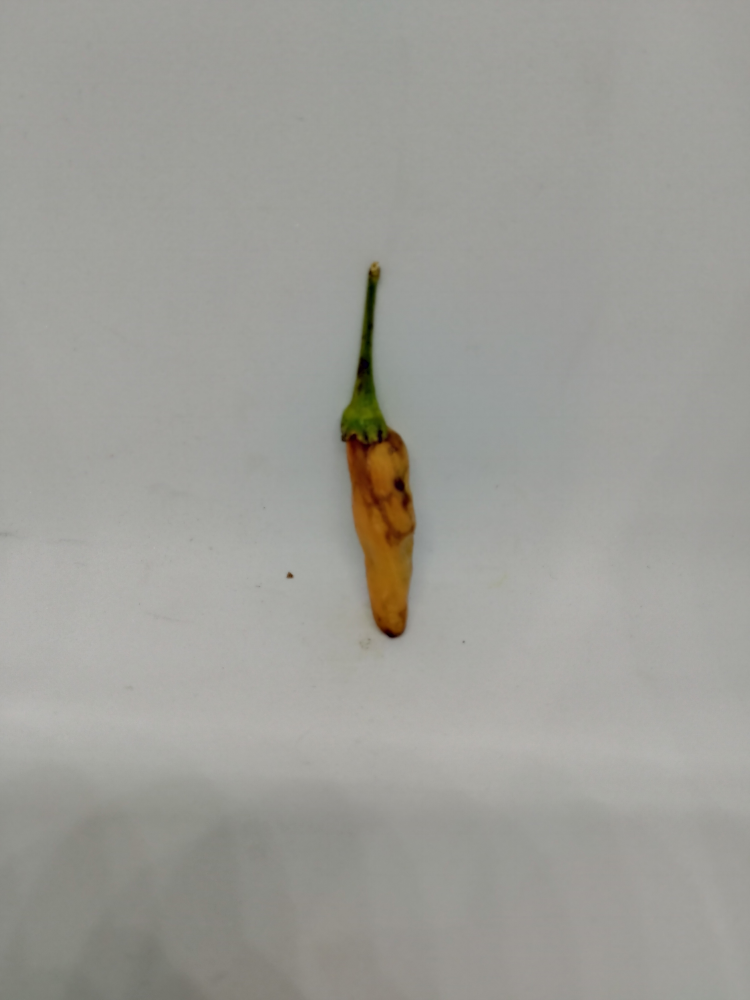
#> input picture dataset_cabai/busuk/busuk_1.jpg, 3000 x 4000 px (shown at 1/4 size)
$ python -i training2.py   (imports and definitions only)
#> lines starting #> are read from the running program, lines starting #| are printed output that depends on the picture
import os
import cv2
import numpy as np
import joblib
from sklearn.naive_bayes import GaussianNB  # Mengganti SVM dengan Naive Bayes
from sklearn.model_selection import train_test_split, GridSearchCV
from sklearn.metrics import accuracy_score, confusion_matrix, classification_report
from sklearn.preprocessing import LabelEncoder, MinMaxScaler

# Fungsi untuk ekstraksi fitur dari gambar (Menggunakan ukuran lebih besar)
def extract_features(image_path, size=(128, 128)):  # Ukuran gambar yang lebih besar
    """Mengambil fitur HSV dari gambar, termasuk resizing gambar"""
#> called with image_path = 'dataset_cabai/busuk/busuk_1.jpg', size = (128, 128)
    image = cv2.imread(image_path)
#> image is the input picture: shape (4000, 3000, 3); mean B, G, R 152, 157.6, 158

    # Menangani jika gambar tidak dapat dibaca
    if image is None:
        print(f"[WARNING] Gagal membaca gambar: {image_path}")
        return None

    # Menyesuaikan ukuran gambar agar seragam
    image_resized = cv2.resize(image, size)
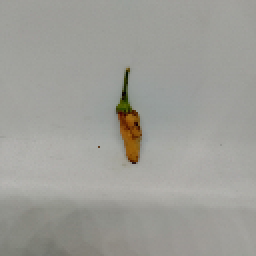
#> image_resized: shape (128, 128, 3) (shown 2 times larger); mean B, G, R 152, 157.6, 158

    # Mengonversi gambar dari BGR (OpenCV default) ke HSV
    hsv_image = cv2.cvtColor(image_resized, cv2.COLOR_BGR2HSV)
#> hsv_image: shape (128, 128, 3); mean H, S, V 32.8, 12.5, 158.9

    # Menghitung histogram untuk setiap saluran (Hue, Saturation, Value)
    hist_hue = cv2.calcHist([hsv_image], [0], None, [256], [0, 256])  # Histogram Hue
#> hist_hue = 256 values, max 4898 at index 36, min 0 at index 1, mean 64
    hist_saturation = cv2.calcHist([hsv_image], [1], None, [256], [0, 256])  # Histogram Saturation
#> hist_saturation = 256 values, max 6623 at index 8, min 0 at index 1, mean 64
    hist_value = cv2.calcHist([hsv_image], [2], None, [256], [0, 256])  # Histogram Value
#> hist_value = 256 values, max 1829 at index 159, min 0 at index 0, mean 64

    # Flattening the histograms to create a single feature vector
    hist_hue = hist_hue.flatten()
    hist_saturation = hist_saturation.flatten()
    hist_value = hist_value.flatten()

    # Menggabungkan histogram menjadi satu vektor fitur
    features = np.concatenate((hist_hue, hist_saturation, hist_value))
#> features = 768 values, max 6623 at index 264, min 0 at index 1, mean 64
    return features

# Fungsi untuk membaca dataset dari folder dan mengekstrak fitur
# [78 lines left out: functions extract_features_from_folder, train_model, not called in this run]

# Menentukan folder dataset
dataset_dir = 'dataset_train'  # Ganti dengan folder dataset Anda

# Melatih model
# [1 line not run here, left out]

>>> result = extract_features('dataset_cabai/busuk/busuk_1.jpg')
#> result has the same summary as features in extract_features

$ run again, on dataset_cabai/busuk/busuk_13.jpg
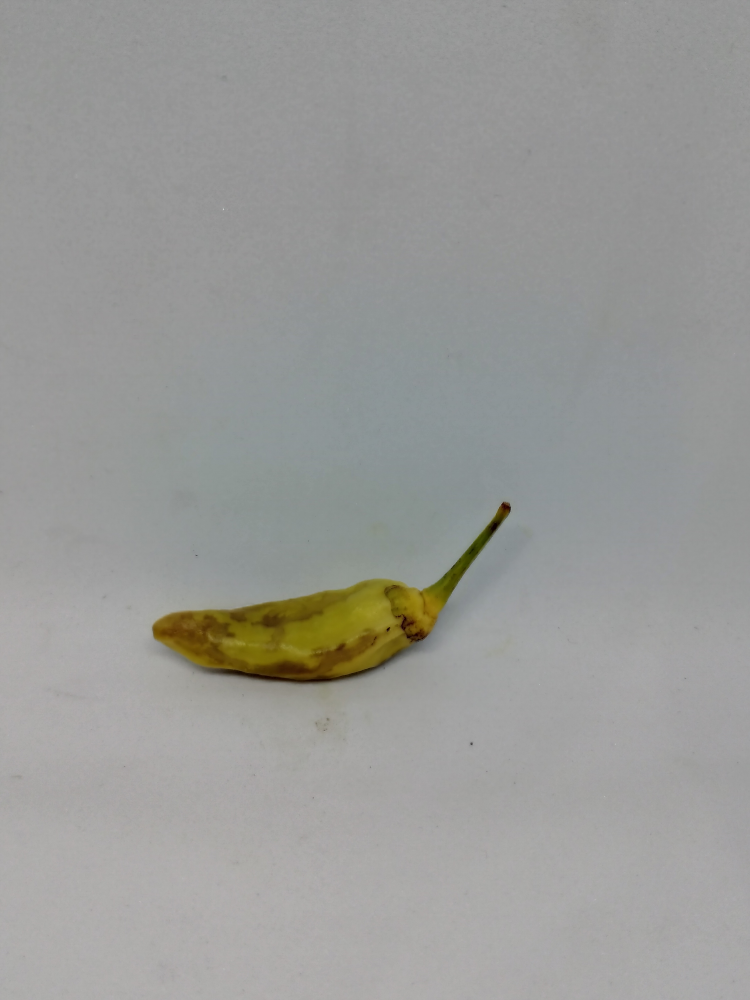
#> input picture dataset_cabai/busuk/busuk_13.jpg, 3000 x 4000 px (shown at 1/4 size)
#> in extract_features, image is the input picture: shape (4000, 3000, 3); mean B, G, R 151.9, 154.5, 154
#> in extract_features, `image_resized = cv2.resize(image, size)`:
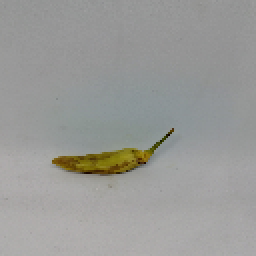
#> image_resized: shape (128, 128, 3) (shown 2 times larger); mean B, G, R 151.9, 154.5, 154
#> hsv_image: shape (128, 128, 3); mean H, S, V 50, 10.7, 155.8
#> hist_hue = 256 values, max 5157 at index 0, min 0 at index 1, mean 64
#> hist_saturation = 256 values, max 4983 at index 0, min 0 at index 27, mean 64
#> hist_value = 256 values, max 1503 at index 150, min 0 at index 0, mean 64
#> features = 768 values, max 5157 at index 0, min 0 at index 1, mean 64
#> result has the same summary as features in extract_features

$ run again, on dataset_cabai/busuk/busuk_14.jpg
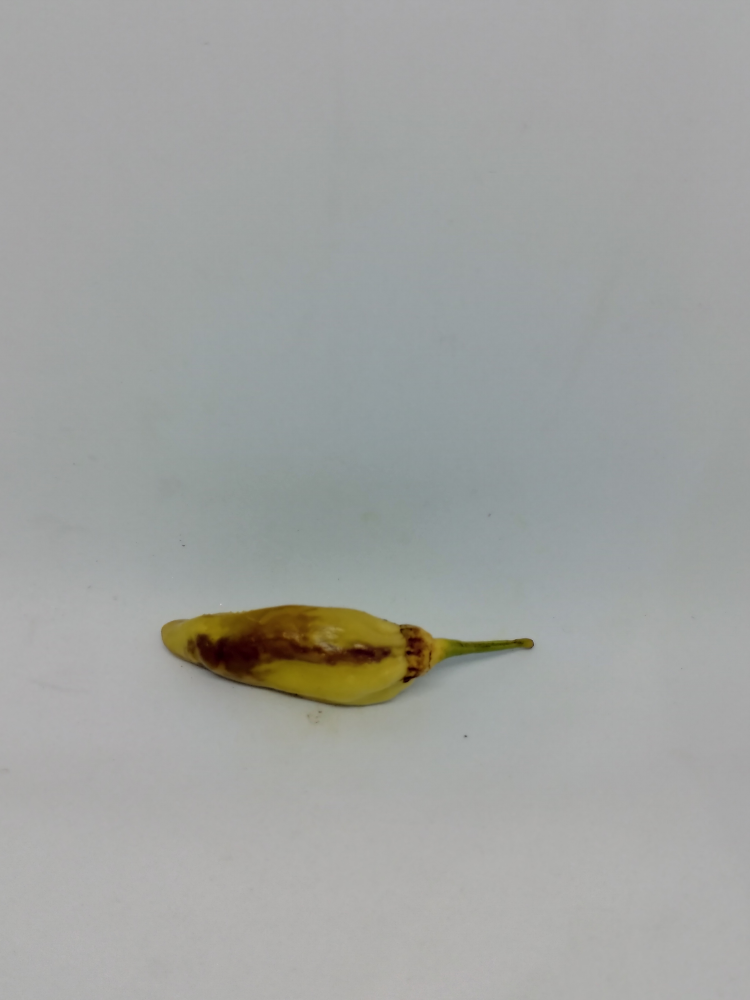
#> input picture dataset_cabai/busuk/busuk_14.jpg, 3000 x 4000 px (shown at 1/4 size)
#> in extract_features, image is the input picture: shape (4000, 3000, 3); mean B, G, R 160.7, 163.1, 161.1
#> in extract_features, `image_resized = cv2.resize(image, size)`:
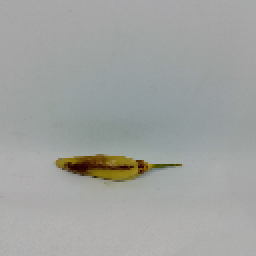
#> image_resized: shape (128, 128, 3) (shown 2 times larger); mean B, G, R 160.7, 163.1, 161.1
#> hsv_image: shape (128, 128, 3); mean H, S, V 58.6, 12.2, 164.4
#> hist_hue = 256 values, max 3088 at index 0, min 0 at index 41, mean 64
#> hist_saturation = 256 values, max 4145 at index 3, min 0 at index 33, mean 64
#> hist_value = 256 values, max 1146 at index 162, min 0 at index 0, mean 64
#> features = 768 values, max 4145 at index 259, min 0 at index 41, mean 64
#> result has the same summary as features in extract_features

$ run again, on dataset_cabai/busuk/busuk_15.jpg
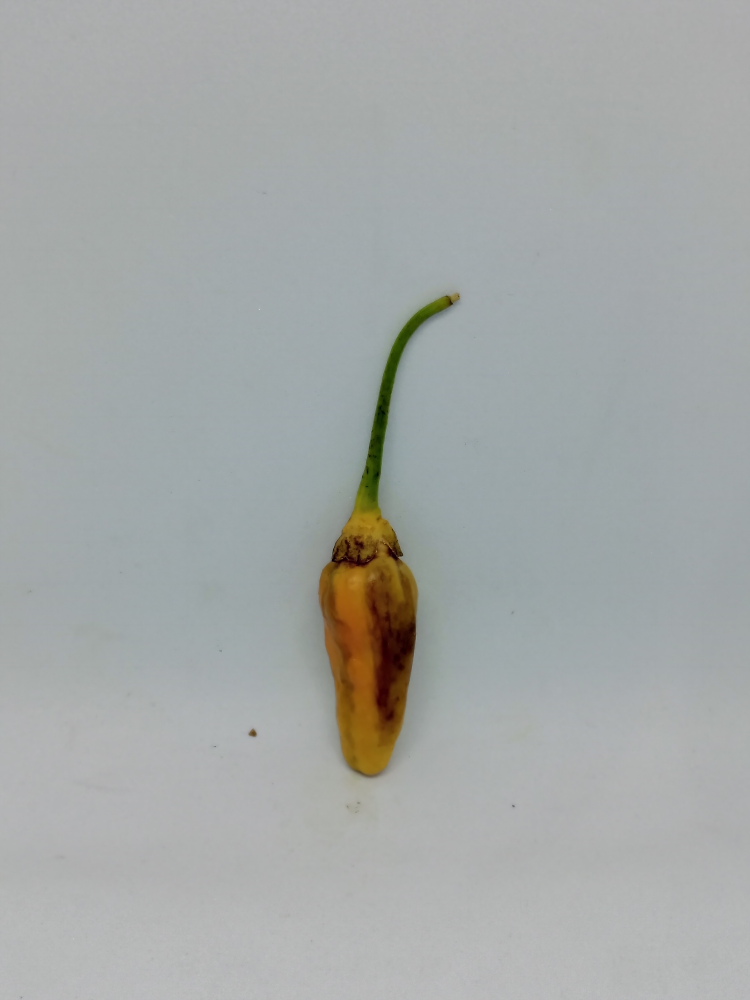
#> input picture dataset_cabai/busuk/busuk_15.jpg, 3000 x 4000 px (shown at 1/4 size)
#> in extract_features, image is the input picture: shape (4000, 3000, 3); mean B, G, R 167.5, 168.7, 164.9
#> in extract_features, `image_resized = cv2.resize(image, size)`:
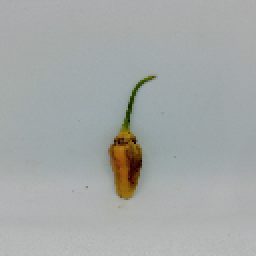
#> image_resized: shape (128, 128, 3) (shown 2 times larger); mean B, G, R 167.5, 168.7, 165
#> hsv_image: shape (128, 128, 3); mean H, S, V 83.5, 15.5, 170.9
#> hist_hue = 256 values, max 3134 at index 75, min 0 at index 57, mean 64
#> hist_saturation = 256 values, max 3645 at index 3, min 0 at index 28, mean 64
#> hist_value = 256 values, max 2265 at index 171, min 0 at index 0, mean 64
#> features = 768 values, max 3645 at index 259, min 0 at index 57, mean 64
#> result has the same summary as features in extract_features
